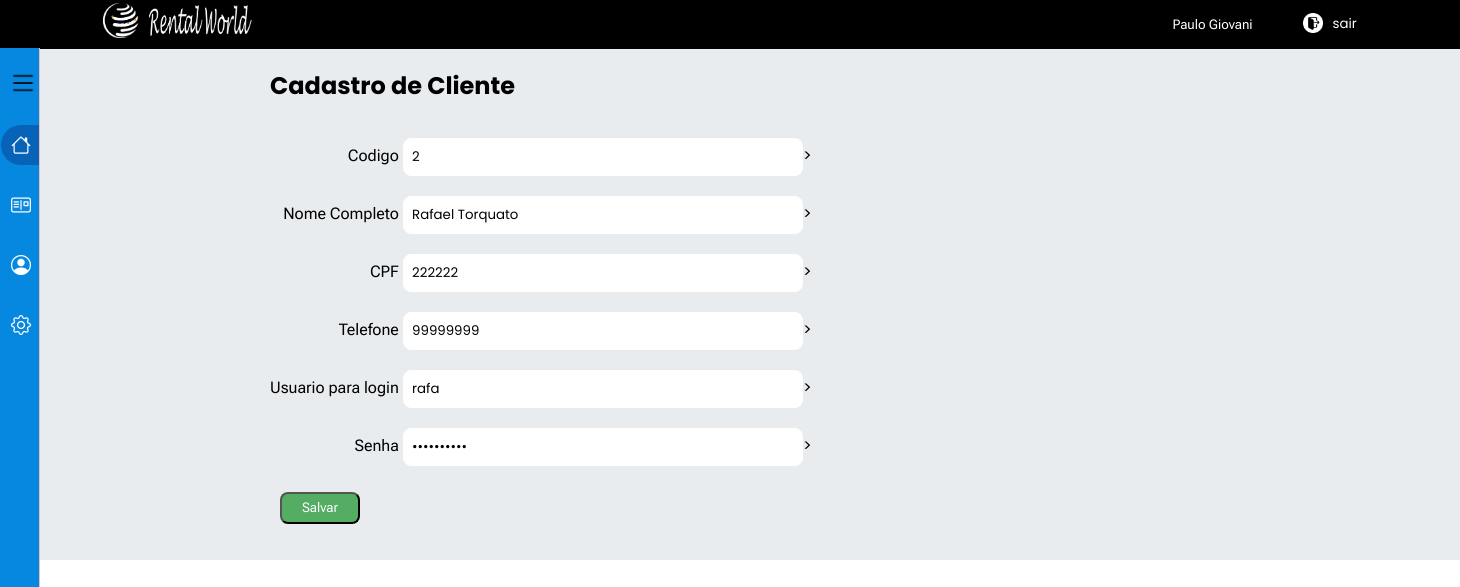
Page /admin/comandos/editar_cliente.php?codigo=2 (signed in) on the committed database.
### tables this page shows
CREATE TABLE `cliente` (
  `codigo` int(11) NOT NULL,
  `nome` varchar(100) NOT NULL,
  `cpf` bigint(20) NOT NULL,
  `telefone` bigint(20) NOT NULL,
  `usuario` varchar(10) NOT NULL,
  `senha` varchar(10) NOT NULL
);

### admin/comandos/editar_cliente.php (the view, shortened to what this page needs)
<?php require('../menu_gestao.php');
	require('../../conexao.php');
	$codigo = $_GET['codigo'];
	$select_cliente = mysqli_query($conexao, "SELECT * FROM cliente WHERE codigo = $codigo");
		if (mysqli_num_rows($select_cliente) > 0) {
			$dados_cliente = mysqli_fetch_assoc($select_cliente);
		} else {
			echo "<script> alert ('NÃO EXISTEM CLIENTES CADASTRADOS!');</script>";
			echo "<script> window.location.href='$url_admin/cadastro_cliente.php';</script>";
		}
?>
<!DOCTYPE html>
<html lang="pt-br">
<body>
	<main>
        <form name="ciente" class="form_cadastro" method="post">
		    <h2>Cadastro de Cliente</h2><br>
			<div class="cadastro_div">
                <div>
					<label>Codigo</label>
					<input class="input_cadastro" type="number" name="codigo" value="<?php echo $dados_cliente['codigo'];?>" readonly>>
				</div>
                <div>
					<label>Nome Completo</label>
					<input class="input_cadastro" type="text" name="nome" value="<?php echo $dados_cliente['nome'];?>" required autofocus>>
				</div>
				<div>
					<label>CPF</label>
					<input class="input_cadastro" type="int" name="cpf" value="<?php echo $dados_cliente['cpf'];?>" required autofocus>>
				</div>
				<div>
					<label>Telefone</label>
					<input class="input_cadastro" type="tel" name="telefone" value="<?php echo $dados_cliente['telefone'];?>" required autofocus>>
				</div>
				<div>
					<label>Usuario para login</label>
					<input class="input_cadastro" type="text" name="usuario" value="<?php echo $dados_cliente['usuario'];?>" required autofocus>>
				</div>
				<div>
					<label>Senha</label>
					<input class="input_cadastro" type="password" name="senha" value="<?php echo $dados_cliente['senha'];?>" required autofocus>>
				</div>
			</div>
			<div class="botoes">
                <input class="botao" type="submit" id="btn_salvar" name="btn_salvar" value="Salvar">
            </div>
		</form>
	</main>
</body>
</html>

### css/portal_gestao.css (style rules this page uses)
* { margin: 0 auto; padding: 0; box-sizing: border-box; font-family: 'Poppins', sans-serif, arial, helvetica, sans-serif, 'Open Sans', 'Roboto Flex'; }
main { background-color: rgb(233, 236, 239); }
.form_cadastro { width: 100%; margin-left: 250px; padding: 20px; }
.form_cadastro legend, label { font-family: 'roboto flex'; }
.botao { color: #FFF; width:80px; padding: 0.4rem; margin-top: 1rem; margin-bottom: 1rem; margin-left: 10px; background: #54ad62; border-radius: 8px; cursor: pointer; font-size: 10pt; font-family: 'roboto flex'; transition: 0.2s; }
.input_cadastro { width: 400px; padding: .5rem; margin-top: 10px; margin-bottom: 10px; border: 1px solid rgb(255, 255, 255); border-radius: 8px; }
.cadastro_div { display: inline-block; text-align: right; }

### rows in the picture
cliente: codigo "2", nome "Rafael Torquato", cpf "222222", telefone "99999999", usuario "rafa"

### other values in the picture
$_SESSION['nome'] "Paulo Giovani"
